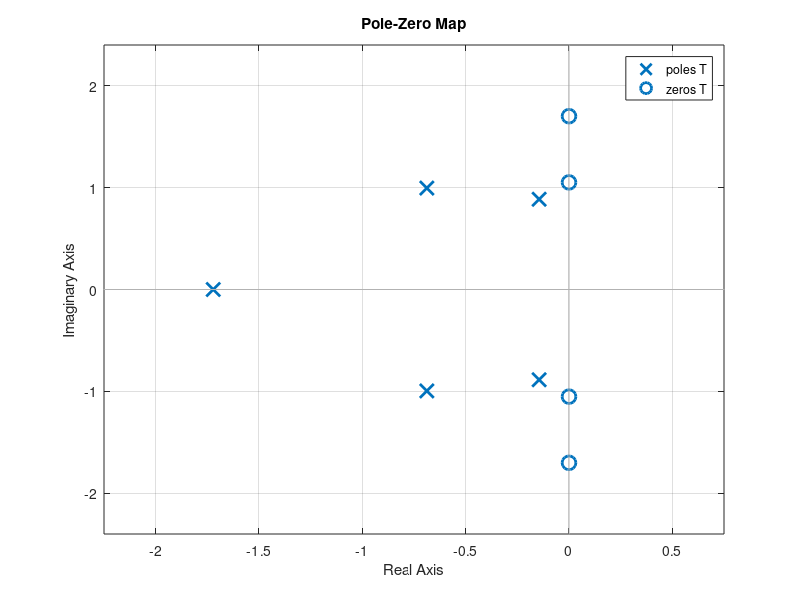
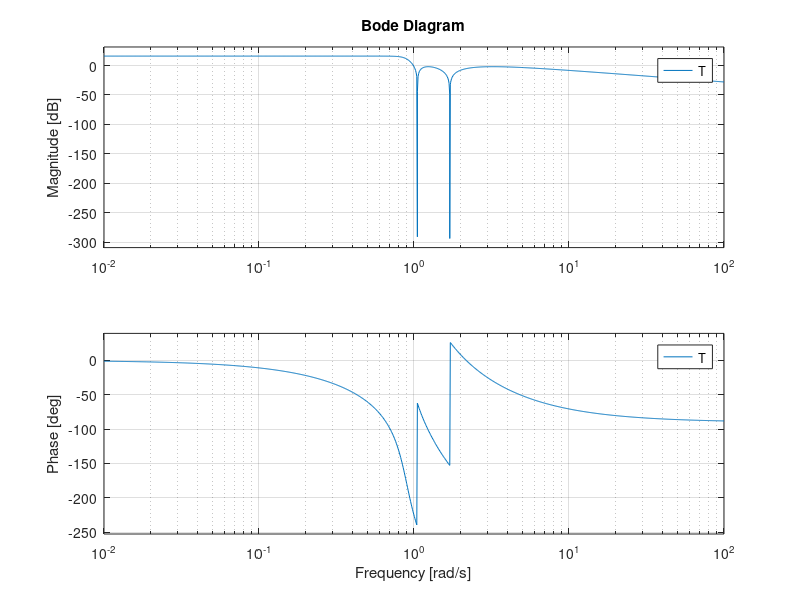

MATLAB code to generate these figures, in order:
clc;close all;clear all;
%Given specifications:
%s=tf('s')
a_max=0.25;
a_min=18;
wp=1000;
ws=1400;
wns=ws/wp;
e=1/sqrt(power(10,(0.1*a_min))-1);
n=acosh(((10^(0.1*a_min)-1)/(10^(0.1*a_max-1)))^(0.5))/(acosh(abs(wns)));
n = ceil(n)
a=(1/n)*asinh(1/e);
Den = 1;
Num = 1;
for k=1:n
    sigma=-(sinh(a)*sin(((2*k-1)/(2*n))*pi))
    omega=cosh(a)*cos(((2*k-1)/(2*n))*pi)
    s1(k)=sigma + j*(omega)
    si(k)=1/s1(k) 
    Den = conv(Den, [1, -si(k)]);
end
for k=1:2:n
     zik(k)=sec((k*pi)/(2*n))
      
end
for k=1:n
 if mod(k,2)==0
     zik(k)=-(zik(k-1))
       else
         zik(k)=zik(k)
 end
end
zk=j*zik
 for k=1:(n-1)
Num = conv(Num, [1 -zk(k)]);
end
K=Num(end)/Den(end)
T = tf(real(Num), real(Den));
T=k*T
figure
pzmap(T)

figure
bode(T)
